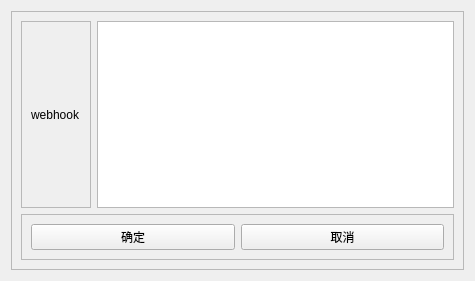
<?xml version="1.0" encoding="UTF-8"?>
<ui version="4.0">
 <class>widget</class>
 <widget class="QWidget" name="widget">
  <property name="geometry">
   <rect>
    <x>0</x>
    <y>0</y>
    <width>475</width>
    <height>281</height>
   </rect>
  </property>
  <property name="windowTitle">
   <string>钉钉机器人配置</string>
  </property>
  <layout class="QGridLayout" name="gridLayout">
   <item row="0" column="0">
    <widget class="QFrame" name="frame">
     <property name="frameShape">
      <enum>QFrame::StyledPanel</enum>
     </property>
     <property name="frameShadow">
      <enum>QFrame::Raised</enum>
     </property>
     <layout class="QGridLayout" name="gridLayout_2">
      <item row="1" column="0" colspan="2">
       <widget class="QFrame" name="frame_4">
        <property name="frameShape">
         <enum>QFrame::StyledPanel</enum>
        </property>
        <property name="frameShadow">
         <enum>QFrame::Raised</enum>
        </property>
        <layout class="QHBoxLayout" name="horizontalLayout">
         <item>
          <widget class="QPushButton" name="pushButton">
           <property name="text">
            <string>确定</string>
           </property>
          </widget>
         </item>
         <item>
          <widget class="QPushButton" name="pushButton_2">
           <property name="text">
            <string>取消</string>
           </property>
          </widget>
         </item>
        </layout>
       </widget>
      </item>
      <item row="0" column="0">
       <widget class="QFrame" name="frame_2">
        <property name="frameShape">
         <enum>QFrame::StyledPanel</enum>
        </property>
        <property name="frameShadow">
         <enum>QFrame::Raised</enum>
        </property>
        <layout class="QVBoxLayout" name="verticalLayout">
         <item>
          <widget class="QLabel" name="label">
           <property name="text">
            <string>webhook</string>
           </property>
           <property name="scaledContents">
            <bool>true</bool>
           </property>
          </widget>
         </item>
        </layout>
       </widget>
      </item>
      <item row="0" column="1">
       <widget class="QPlainTextEdit" name="plainTextEdit"/>
      </item>
     </layout>
    </widget>
   </item>
  </layout>
 </widget>
 <resources/>
 <connections/>
</ui>
